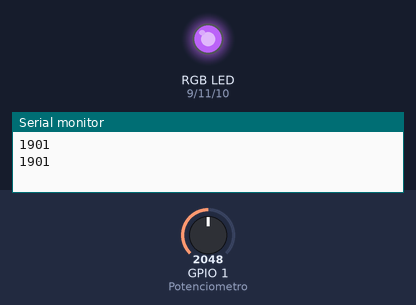
Bench run of a sketch on a simulated ESP32-S3. Shown: an RGB LED mixed from three pins (HIGH = lit), the last lines printed to the serial monitor. The test bench sets the inputs (shaded band); at power-on: GPIO 1 (Potenciometro) = 2048. Dim RGB values are drawn brighter than linear.

Above: at 10.3 s.
10.4 s: GPIO 1 (Potenciometro) set to 491
At 12.0 s:
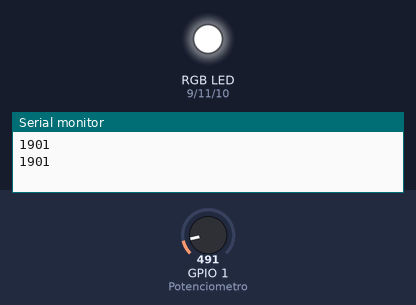
19.9 s: GPIO 1 (Potenciometro) set to 0
At 20.4 s:
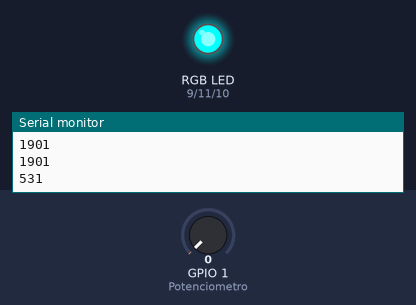
29.4 s: GPIO 1 (Potenciometro) set to 1228
At 33.6 s:
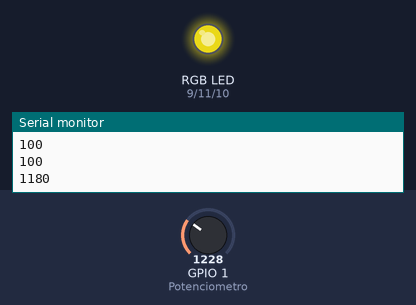
Timing chart, 0 to 44.9 s (numbered marks = the images above; inputs shaded):
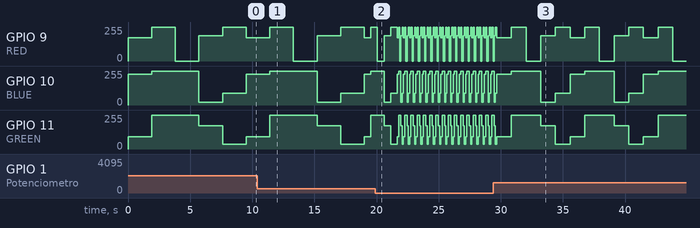

The sketch:

CONTROL_DE_UNA_SECUENCIA_DE_COLORES_RGB.ino
```cpp
/*
Fundacion Kinal
Centro Educativo Tecnico Kinal
Electronica
Grado: Quinto
Curso: Taller de Electronica Digital
Alumno: Josué David Padilla Morataya
Seccion: A
Carne: 2022074
Proyecto:CONTROL DE UNA SECUENCIA DE COLORES RGB
*/
//Librerias
#include <Ticker.h>

//definicion de pines
#define GREEN 11
#define BLUE 10
#define RED 9
#define Potenciometro A0

//variables
int vlr;
int t;

//Funcion ISR
void Secuencia(void);
void tiempo(void);

//Función Ticker
Ticker cambio(tiempo, 1);
void setup()
{
  Serial.begin(9600);//inicializar la comunicación Serial
  pinMode(10,OUTPUT);//Declarar pin 10 como salida PWM
  pinMode(A0,INPUT);//Declarar pin A0 como Entrada
  pinMode(11,OUTPUT);//Declarar pin 11 como salida PWM
  pinMode(9,OUTPUT);//Declarar pin 9 como salida PWM
}

void loop()
{
 cambio.update();
 tiempo();
 Secuencia();
}

void tiempo(){
  vlr = analogRead(Potenciometro);
  t = map(vlr, 0 ,1023 ,100 ,1000);
  Serial.println(t);
}

void Secuencia()
{
  //secuencia1
analogWrite(RED,174);
analogWrite(BLUE,230);
analogWrite(GREEN,92);
delay(t);

//Secuencia 2
analogWrite(RED,255);
analogWrite(BLUE,255);
analogWrite(GREEN,255);
delay(t);

//Secuencia 3
analogWrite(RED,0);
analogWrite(BLUE,255);
analogWrite(GREEN,255);
delay(t);

//Secuencia 4
analogWrite(RED,189);
analogWrite(BLUE,20);
analogWrite(GREEN,174);
delay(t);

//Secuencia 5
analogWrite(RED,255);
analogWrite(BLUE,87);
analogWrite(GREEN,35);
delay(t);
}
```
